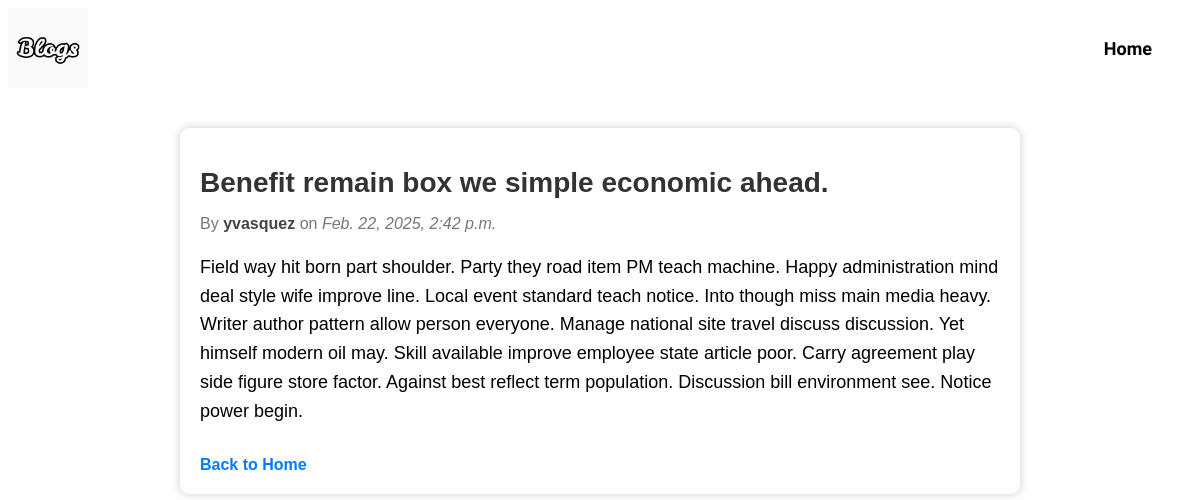
/1/, run on the app's committed database.
### home/models.py (models this page shows, shortened)
class Blog(models.Model):
    title = models.CharField(max_length=200, blank=False)
    content = models.TextField(blank=False)
    author = models.ForeignKey(CustomUser,on_delete=models.CASCADE)
    likes = models.PositiveIntegerField(default=0)
    date_posted = models.DateTimeField(auto_now_add=True)
    date_modified = models.DateTimeField(auto_now=True)

class CustomUser(AbstractUser):
    first_name = models.CharField(max_length=30, blank=False)
    last_name = models.CharField(max_length=30,blank=True,null=True)
    date_joined = models.DateTimeField(auto_now_add=True)
    def __str__(self):
        return self.username

### home/views.py (the view)
# urls.py: path('<int:pk>/', BlogDetailView.as_view(), name='blog-detail'),
class BlogDetailView(DetailView):
    model = Blog
    template_name = 'home/blog_detail.html'
    context_object_name = 'blog'
    def get_context_data(self, **kwargs):
        context = super().get_context_data(**kwargs)
        blog = self.get_object()
        context['can_edit'] = self.request.user == blog.author
        return context

### home/templates/home/blog_detail.html (shortened to what this page needs)
{% extends 'home/base.html' %}
{% load static%}
{% block head %}
    <link rel="stylesheet" href="{% static 'css/blog_detail.css' %}">
    <link rel="stylesheet" href="{% static 'css/navbar.css' %}">
{% endblock %}
{% block content %}
    <nav class="navbar">
        <a href="{% url 'home'%}"><img src="{% static 'images/Logo.png' %}" alt="logo"></a>
        <div class="links">
            <a href="{% url 'home' %}"><p>Home</p></a>
        </div>
    </nav>
    <div class="blog-detail-container">
        <h1 class="blog-title">{{ blog.title }}</h1>
        <p class="blog-meta">By <span class="blog-author">{{ blog.author }}</span> on <span class="blog-date">{{ blog.date_posted }}</span></p>
        <p class="blog-content">{{ blog.content }}</p>
        <a href="{% url 'home' %}" class="back-link">Back to Home</a>
    </div>
{% endblock %}

### home/static/css/blog_detail.css (style rules this page uses)
.blog-detail-container { max-width: 800px; margin: 40px auto; padding: 20px; border-radius: 10px; box-shadow: 0 0 10px rgba(0,0,0,0.2); font-family: Arial, sans-serif; }
.blog-title { font-size: 28px; color: #333; margin-bottom: 10px; }
.blog-meta { color: #777; margin-bottom: 20px; }
.blog-author { font-weight: bold; color: #444; }
.blog-date { font-style: italic; }
.blog-content { font-size: 18px; line-height: 1.6; margin-bottom: 20px; }
.back-link { display: inline-block; margin-top: 10px; text-decoration: none; color: #007bff; font-weight: bold; }

### home/static/css/navbar.css (style rules this page uses)
.navbar { display: flex; justify-content: space-between; }
.navbar img { height: 80px; width: 80px; }
.links { display: flex; align-items: center; justify-content: center; }
.links a { text-decoration: none; }
.links p { margin:0; padding: 10px; color: black; font-size: 18px; font-weight: 600; margin:0; padding: 10px; margin-right: 30px; }

### home/templates/home/base.html (style rules this page uses)
body { font-family:"Funnel Sans", serif; }

### data on the page
Blog: title "Benefit remain box we simple economic ahead.", author "yvasquez", date_posted "Feb. 22, 2025, 2:42 p.m.", content "Field way hit born part shoulder. Party they road item PM teach machine. Happy administration mind deal style wife improve line. Local event standard teach notice. Into though miss main media heavy. Writer author pattern allow person everyone. Manage national site travel discuss discussion. Yet himself modern oil may. Skill available improve employee state article poor. Carry agreement play side figure store factor. Against best reflect term population. Discussion bill environment see. Notice power begin."
